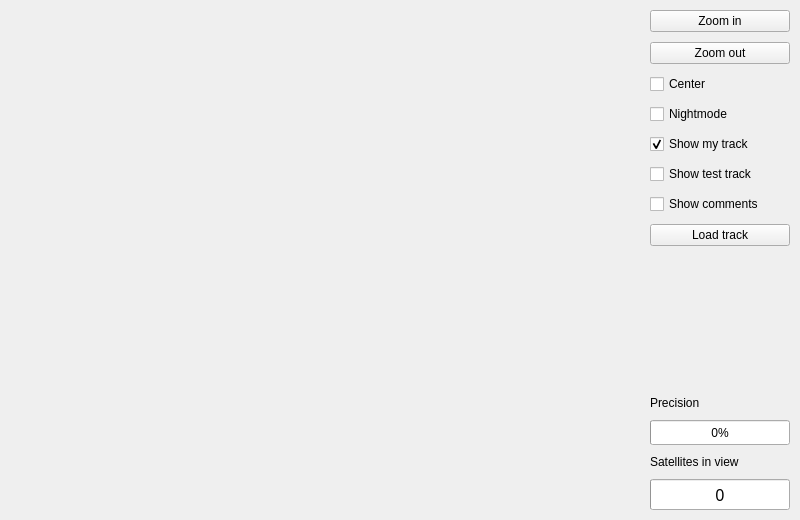
      <widget class="QWidget" name="tab_map">
       <property name="minimumSize">
        <size>
         <width>800</width>
         <height>520</height>
        </size>
       </property>
       <property name="maximumSize">
        <size>
         <width>800</width>
         <height>520</height>
        </size>
       </property>
       <attribute name="icon">
        <iconset resource="resources.qrc">
         <normaloff>:/images/map.png</normaloff>:/images/map.png</iconset>
       </attribute>
       <attribute name="title">
        <string/>
       </attribute>
       <layout class="QHBoxLayout" name="horizontalLayout">
        <property name="spacing">
         <number>10</number>
        </property>
        <property name="leftMargin">
         <number>10</number>
        </property>
        <property name="topMargin">
         <number>10</number>
        </property>
        <property name="rightMargin">
         <number>10</number>
        </property>
        <property name="bottomMargin">
         <number>10</number>
        </property>
        <item>
         <widget class="MapWidget" name="map" native="true">
          <property name="sizePolicy">
           <sizepolicy hsizetype="Expanding" vsizetype="Preferred">
            <horstretch>0</horstretch>
            <verstretch>0</verstretch>
           </sizepolicy>
          </property>
          <property name="minimumSize">
           <size>
            <width>630</width>
            <height>500</height>
           </size>
          </property>
          <property name="maximumSize">
           <size>
            <width>630</width>
            <height>500</height>
           </size>
          </property>
          <property name="styleSheet">
           <string notr="true">font: 8pt &quot;Sans Serif&quot;;</string>
          </property>
         </widget>
        </item>
        <item>
         <layout class="QVBoxLayout" name="verticalLayout_map">
          <property name="sizeConstraint">
           <enum>QLayout::SetMinimumSize</enum>
          </property>
          <item>
           <widget class="QPushButton" name="pushButton_zoomIn">
            <property name="styleSheet">
             <string notr="true"/>
            </property>
            <property name="text">
             <string>Zoom in</string>
            </property>
           </widget>
          </item>
          <item>
           <widget class="QPushButton" name="pushButton_zoomOut">
            <property name="styleSheet">
             <string notr="true"/>
            </property>
            <property name="text">
             <string>Zoom out</string>
            </property>
           </widget>
          </item>
          <item>
           <widget class="QCheckBox" name="checkBox_autoFollow">
            <property name="styleSheet">
             <string notr="true"/>
            </property>
            <property name="text">
             <string>Center</string>
            </property>
           </widget>
          </item>
          <item>
           <widget class="QCheckBox" name="checkBox_nightMode">
            <property name="styleSheet">
             <string notr="true"/>
            </property>
            <property name="text">
             <string>Nightmode</string>
            </property>
           </widget>
          </item>
          <item>
           <widget class="QCheckBox" name="checkBox_showMyTrack">
            <property name="text">
             <string>Show my track</string>
            </property>
            <property name="checked">
             <bool>true</bool>
            </property>
           </widget>
          </item>
          <item>
           <widget class="QCheckBox" name="checkBox_showTestTrack">
            <property name="text">
             <string>Show test track</string>
            </property>
           </widget>
          </item>
          <item>
           <widget class="QCheckBox" name="checkBox_showComments">
            <property name="text">
             <string>Show comments</string>
            </property>
           </widget>
          </item>
          <item>
           <widget class="QPushButton" name="pushButton_loadTrack">
            <property name="text">
             <string>Load track</string>
            </property>
           </widget>
          </item>
          <item>
           <spacer name="verticalSpacer_2">
            <property name="orientation">
             <enum>Qt::Vertical</enum>
            </property>
            <property name="sizeHint" stdset="0">
             <size>
              <width>20</width>
              <height>40</height>
             </size>
            </property>
           </spacer>
          </item>
          <item>
           <widget class="QLabel" name="label_precision">
            <property name="styleSheet">
             <string notr="true">font: 75 10pt &quot;Latha&quot;;</string>
            </property>
            <property name="text">
             <string>Precision</string>
            </property>
           </widget>
          </item>
          <item>
           <widget class="QProgressBar" name="progressBar_precision">
            <property name="sizePolicy">
             <sizepolicy hsizetype="Preferred" vsizetype="Preferred">
              <horstretch>0</horstretch>
              <verstretch>0</verstretch>
             </sizepolicy>
            </property>
            <property name="minimumSize">
             <size>
              <width>100</width>
              <height>25</height>
             </size>
            </property>
            <property name="styleSheet">
             <string notr="true">font: 75 12pt &quot;Latha&quot;;</string>
            </property>
            <property name="value">
             <number>0</number>
            </property>
            <property name="alignment">
             <set>Qt::AlignCenter</set>
            </property>
            <property name="format">
             <string notr="true">%p%</string>
            </property>
           </widget>
          </item>
          <item>
           <widget class="QLabel" name="label_satellites">
            <property name="styleSheet">
             <string notr="true">font: 75 10pt &quot;Latha&quot;;</string>
            </property>
            <property name="text">
             <string>Satellites in view</string>
            </property>
           </widget>
          </item>
          <item>
           <widget class="QProgressBar" name="progressBar_gpsReception">
            <property name="sizePolicy">
             <sizepolicy hsizetype="Preferred" vsizetype="Preferred">
              <horstretch>0</horstretch>
              <verstretch>0</verstretch>
             </sizepolicy>
            </property>
            <property name="minimumSize">
             <size>
              <width>100</width>
              <height>25</height>
             </size>
            </property>
            <property name="font">
             <font>
              <family>Latha</family>
              <pointsize>12</pointsize>
              <weight>9</weight>
              <italic>false</italic>
              <bold>false</bold>
             </font>
            </property>
            <property name="styleSheet">
             <string notr="true">font: 75 12pt &quot;Latha&quot;;</string>
            </property>
            <property name="maximum">
             <number>10</number>
            </property>
            <property name="value">
             <number>0</number>
            </property>
            <property name="alignment">
             <set>Qt::AlignCenter</set>
            </property>
            <property name="textVisible">
             <bool>true</bool>
            </property>
            <property name="invertedAppearance">
             <bool>false</bool>
            </property>
            <property name="format">
             <string notr="true">%v</string>
            </property>
           </widget>
          </item>
         </layout>
        </item>
       </layout>
      </widget>
